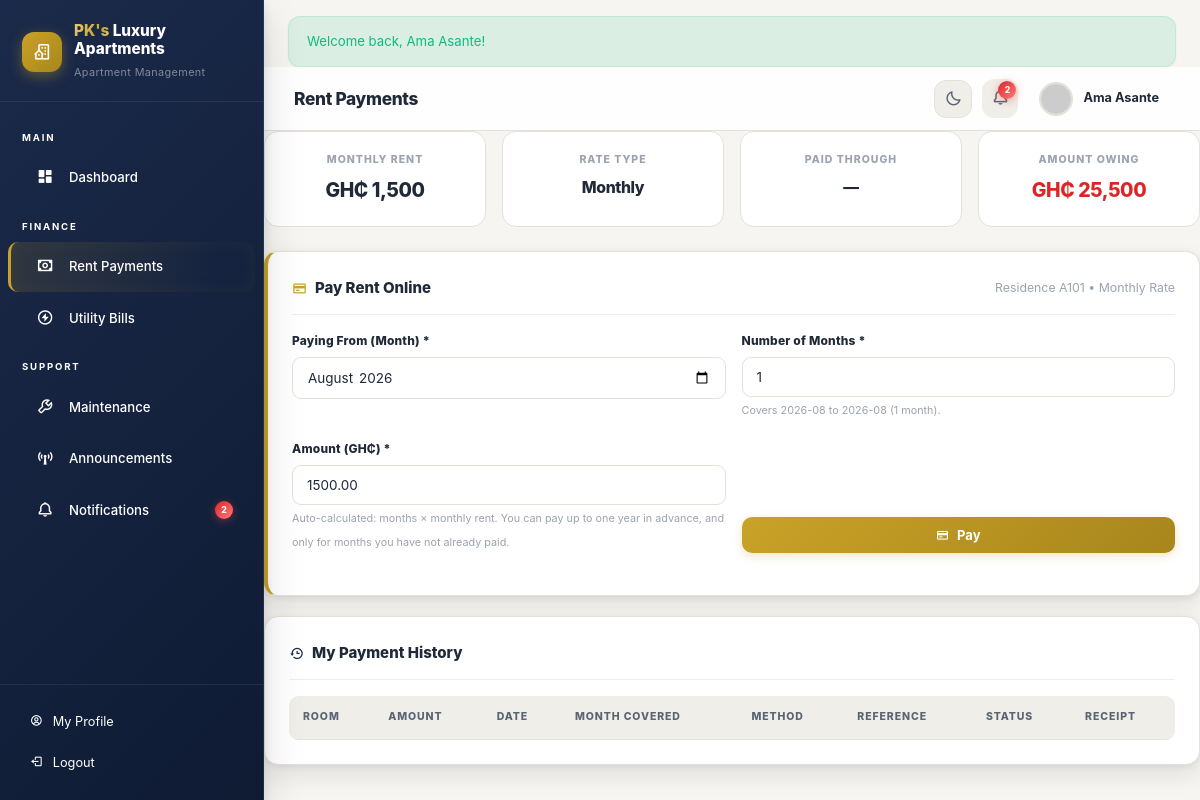
The page /payments.php (signed in) on the database its author committed.
### tables this page shows
CREATE TABLE users (
    id INT AUTO_INCREMENT PRIMARY KEY,
    username VARCHAR(50) UNIQUE NOT NULL,
    password VARCHAR(255) NOT NULL,
    full_name VARCHAR(100) NOT NULL,
    email VARCHAR(100),
    phone VARCHAR(20),
    role ENUM('admin', 'staff', 'tenant') NOT NULL DEFAULT 'tenant',
    profile_picture VARCHAR(255) DEFAULT 'default.png',
    date_of_birth DATE,
    must_change_password TINYINT(1) DEFAULT 0,
    is_active TINYINT(1) DEFAULT 1,
    last_login DATETIME DEFAULT NULL,
    created_at TIMESTAMP DEFAULT CURRENT_TIMESTAMP,
    updated_at TIMESTAMP DEFAULT CURRENT_TIMESTAMP ON UPDATE CURRENT_TIMESTAMP
);

CREATE TABLE tenancies (
    id INT AUTO_INCREMENT PRIMARY KEY,
    tenant_id INT NOT NULL,
    room_id INT NOT NULL,
    start_date DATE NOT NULL,
    end_date DATE,
    monthly_rent DECIMAL(10,2) NOT NULL,
    security_deposit DECIMAL(10,2) DEFAULT 0,
    status ENUM('active', 'expired', 'terminated') DEFAULT 'active',
    created_at TIMESTAMP DEFAULT CURRENT_TIMESTAMP,
    FOREIGN KEY (tenant_id) REFERENCES users(id) ON DELETE CASCADE,
    FOREIGN KEY (room_id) REFERENCES rooms(id) ON DELETE CASCADE
);

CREATE TABLE rooms (
    id INT AUTO_INCREMENT PRIMARY KEY,
    room_number VARCHAR(10) UNIQUE NOT NULL,
    room_type VARCHAR(50) NOT NULL DEFAULT 'single',
    floor INT DEFAULT 1,
    size_sqm DECIMAL(6,2),
    rental_price DECIMAL(10,2) NOT NULL,
    status ENUM('available', 'occupied', 'maintenance') DEFAULT 'available',
    image VARCHAR(255) DEFAULT NULL,
    description TEXT,
    amenities TEXT,
    created_at TIMESTAMP DEFAULT CURRENT_TIMESTAMP
);

### config/database.php (called while the page is built, shortened)
<?php
function getDB() {
    static $pdo = null;
    if ($pdo === null) {
        try {
            $dsn = "mysql:host=" . DB_HOST . ";charset=utf8mb4";
            $dsn .= ";dbname=" . DB_NAME;
            $pdo = new PDO($dsn, DB_USER, DB_PASS, [
                PDO::ATTR_ERRMODE => PDO::ERRMODE_EXCEPTION,
                PDO::ATTR_DEFAULT_FETCH_MODE => PDO::FETCH_ASSOC,
                PDO::ATTR_EMULATE_PREPARES => false,
            ]);
        } catch (PDOException $e) {
            if (stripos($e->getMessage(), 'Unknown database') !== false) {
                $pdo = _bootstrapDatabase();
            } else {
                die("Database connection failed: " . $e->getMessage());
            }
        }
    }
    return $pdo;
}
function getFlash() {
    if (isset($_SESSION['flash'])) {
        $flash = $_SESSION['flash'];
        return $flash;
    }
    return null;
}
function sanitize($input) {
    return htmlspecialchars(trim($input), ENT_QUOTES, 'UTF-8');
}
function currentUser() {
    if (isset($_SESSION['user_id'])) {
        $db = getDB();
        $stmt = $db->prepare("SELECT * FROM users WHERE id = ? AND is_active = 1");
        $stmt->execute([$_SESSION['user_id']]);
        return $stmt->fetch();
    }
    return null;
}
function ymDiffMonths($a, $b) {
    $pa = array_map('intval', explode('-', $a));
    $pb = array_map('intval', explode('-', $b));
    return ($pb[0] * 12 + $pb[1]) - ($pa[0] * 12 + $pa[1]);
}
function computeTenantArrears($tenantId) {
    $db = getDB();
    $stmt = $db->prepare("SELECT monthly_rent, start_date FROM tenancies WHERE tenant_id = ? AND status = 'active' ORDER BY id DESC LIMIT 1");
    $stmt->execute([$tenantId]);
    $ten = $stmt->fetch();
    $stmt = $db->prepare("SELECT MAX(month_covered) FROM rent_payments WHERE tenant_id = ? AND status = 'completed'");
    $stmt->execute([$tenantId]);
    $lastCovered = $stmt->fetchColumn();
    $nowYm = date('Y-m');
    $startYm = !empty($ten['start_date']) ? date('Y-m', strtotime($ten['start_date'])) : $nowYm;
    if (!$lastCovered) {
        $startOwingYm = $startYm;
    } elseif ($lastCovered >= $nowYm) {
        return ['owing' => 0.0, 'months' => 0, 'last_covered' => $lastCovered];
    } else {
        $startOwingYm = date('Y-m', strtotime($lastCovered . ' +1 month'));
    }
    $months = ymDiffMonths($startOwingYm, $nowYm) + 1;
    $monthly = (float)$ten['monthly_rent'];
    return ['owing' => round($months * $monthly, 2), 'months' => $months, 'last_covered' => $lastCovered];
}
function getTenantNextDueMonth($tenantId) {
    $db = getDB();
    $nowYm = date('Y-m');
    $stmt = $db->prepare("SELECT MAX(month_covered) FROM rent_payments WHERE tenant_id = ? AND status = 'completed'");
    $stmt->execute([$tenantId]);
    $lastCovered = $stmt->fetchColumn();
    if (!$lastCovered || $lastCovered < $nowYm) {
        return $nowYm;
    }
    return date('Y-m', strtotime($lastCovered . ' +1 month'));
}
function getTenantPaidThroughRange($tenantId) {
    $db = getDB();
    $stmt = $db->prepare("SELECT MIN(month_covered), MAX(month_covered) FROM rent_payments WHERE tenant_id = ? AND status = 'completed'");
    $stmt->execute([$tenantId]);
    $row = $stmt->fetch();
    if (!$row || empty($row[0])) return null;
    $from = date('M Y', strtotime($row[0] . '-01'));
    $to = date('M Y', strtotime($row[1] . '-01'));
    return $from === $to ? $from : "$from — $to";
}

### payments.php (the view, shortened to what this page needs)
<?php
require_once __DIR__ . '/config/database.php';
$pageTitle = 'Rent Payments';
$db = getDB();
$user = currentUser();
$isAdmin = in_array($user['role'], ['admin', 'staff']);
$tenancy = null;
if (!$isAdmin) {
    $stmt = $db->prepare("SELECT t.*, r.room_number, r.rental_price, r.room_type, rt.charge_period FROM tenancies t JOIN rooms r ON t.room_id = r.id LEFT JOIN room_types rt ON rt.name = r.room_type WHERE t.tenant_id = ? AND t.status = 'active' ORDER BY t.id DESC LIMIT 1");
    $stmt->execute([$user['id']]);
    $tenancy = $stmt->fetch();
}
$paidThrough = '—';
$myOwing = 0.0;
$nextDueMonth = null;
$maxYm = date('Y-m', strtotime('+11 months'));
if (!$isAdmin && $tenancy) {
    $arrears = computeTenantArrears($user['id']);
    $myOwing = $arrears['owing'];
    $paidThrough = getTenantPaidThroughRange($user['id']) ?: '—';
    $nextDueMonth = getTenantNextDueMonth($user['id']);
}
$defaultMonth = $nextDueMonth && $nextDueMonth <= $maxYm ? $nextDueMonth : $maxYm;
include __DIR__ . '/includes/header.php';
?>
<?php if (!$isAdmin && $tenancy): ?>
<div class="report-summary">
    <div class="report-box">
        <h5>Monthly Rent</h5>
        <div class="value"><?= formatCurrency($tenancy['monthly_rent']) ?></div>
    </div>
    <div class="report-box">
        <h5>Rate Type</h5>
        <div class="value" style="font-size:1.05rem;"><?= ($tenancy['charge_period'] ?? 'monthly') === 'daily' ? 'Daily' : 'Monthly' ?></div>
    </div>
    <div class="report-box">
        <h5>Paid Through</h5>
        <div class="value" style="font-size:1.05rem;"><?= $paidThrough ?></div>
    </div>
    <div class="report-box">
        <h5>Amount Owing</h5>
        <div class="value" style="color:<?= $myOwing > 0 ? 'var(--danger)' : 'var(--success)' ?>;"><?= formatCurrency($myOwing) ?></div>
    </div>
</div>
<div class="card" style="border-left:4px solid var(--accent);">
    <div class="card-header">
        <h3><i class="bx bx-credit-card" style="vertical-align:-2px;color:var(--accent);"></i> Pay Rent Online</h3>
        <span class="text-muted" style="font-size:0.82rem;">Residence <?= sanitize($tenancy['room_number']) ?> &bull; <?= ($tenancy['charge_period'] ?? 'monthly') === 'daily' ? 'Daily Rate' : 'Monthly Rate' ?></span>
    </div>
    <div class="card-body">
        <form id="payRentForm" onsubmit="payRentNow(event)">
            <?php if (($tenancy['charge_period'] ?? 'monthly') === 'daily'): ?>
            <div class="form-row">
                <div class="form-group">
                    <label>Rate Per Day (GH&#8373;)</label>
                    <input type="text" class="form-control" value="<?= formatCurrency($tenancy['monthly_rent']) ?>" readonly style="font-weight:700;">
                </div>
                <div class="form-group">
                    <label>Start Date *</label>
                    <input type="date" name="start_date" id="rentStartDate" class="form-control" value="<?= date('Y-m-d') ?>" min="<?= date('Y-m-d') ?>" onchange="updateDailyRentCalc()" required>
                </div>
            </div>
            <div class="form-row">
                <div class="form-group">
                    <label>Number of Days *</label>
                    <input type="number" name="days" id="rentDays" class="form-control" value="1" min="1" max="365" oninput="updateDailyRentCalc()" required>
                </div>
                <div class="form-group">
                    <label>Amount (GH&#8373;) *</label>
                    <input type="number" name="amount" id="rentAmount" class="form-control" step="0.01" min="0.01" value="<?= $tenancy['monthly_rent'] ?>" readonly required>
                    <small id="rentRangeLabel" style="color:var(--text-muted);font-size:0.72rem;"></small>
                </div>
            </div>
            <input type="hidden" name="month_covered" id="rentStartMonth" value="<?= date('Y-m') ?>">
            <input type="hidden" name="months" id="rentMonths" value="1">
            <small style="color:var(--text-muted);font-size:0.72rem;">Auto-calculated: days &times; daily rate.</small>
            <div style="display:flex;align-items:flex-end;justify-content:flex-end;margin-top:8px;">
                <button type="submit" class="btn btn-primary" id="payRentBtn" style="min-width:140px;"><i class="bx bx-credit-card"></i> Pay</button>
            </div>
            <?php else: ?>
            <div class="form-row">
                <div class="form-group">
                    <label>Paying From (Month) *</label>
                    <input type="month" name="month_covered" id="rentStartMonth" class="form-control" value="<?= $defaultMonth ?>" min="<?= date('Y-m') ?>" max="<?= $maxYm ?>" onchange="updateRentCalc()" required>
                </div>
                <div class="form-group">
                    <label>Number of Months *</label>
                    <input type="number" name="months" id="rentMonths" class="form-control" value="1" min="1" max="12" oninput="updateRentCalc()" required>
                    <small id="rentRangeLabel" style="color:var(--text-muted);font-size:0.72rem;"></small>
                </div>
            </div>
            <div class="form-row">
                <div class="form-group">
                    <label>Amount (GH&#8373;) *</label>
                    <input type="number" name="amount" id="rentAmount" class="form-control" step="0.01" min="0.01" value="<?= $tenancy['monthly_rent'] ?>" readonly required>
                    <small style="color:var(--text-muted);font-size:0.72rem;">Auto-calculated: months &times; monthly rent. You can pay up to one year in advance, and only for months you have not already paid.</small>
                </div>
                <div class="form-group" style="display:flex;align-items:flex-end;">
                    <button type="submit" class="btn btn-primary btn-block" id="payRentBtn"><i class="bx bx-credit-card"></i> Pay</button>
                </div>
            </div>
            <?php endif; ?>
        </form>
    </div>
</div>
<?php endif; ?>
<div class="card">
    <div class="card-header">
        <h3><?= $isAdmin ? '<i class="bx bx-receipt" style="vertical-align:-2px;color:var(--primary);"></i> All Rent Payments' : '<i class="bx bx-history" style="vertical-align:-2px;color:var(--primary);"></i> My Payment History' ?></h3>
    </div>
    <div class="table-responsive">
        <table>
            <thead>
                <tr>
                    <th>Room</th>
                    <th>Amount</th>
                    <th>Date</th>
                    <th>Month Covered</th>
                    <th>Method</th>
                    <th>Reference</th>
                    <th>Status</th>
                    <th>Receipt</th>
                </tr>
            </thead>
        </table>
    </div>
</div>
<?php include __DIR__ . '/includes/footer.php'; ?>

### includes/header.php (shortened to what this page needs)
<?php
require_once __DIR__ . '/../config/database.php';
$user = currentUser();
$unreadNotifs = 0;
if ($user) {
    $db = getDB();
    $stmt = $db->prepare("SELECT COUNT(*) FROM notifications WHERE user_id = ? AND is_read = 0");
    $stmt->execute([$user['id']]);
    $unreadNotifs = $stmt->fetchColumn();
}
?>
<!DOCTYPE html>
<html lang="en">
<head>
    <link rel="stylesheet" href="https://unpkg.com/boxicons@2.1.4/css/boxicons.min.css">
    <link rel="stylesheet" href="<?= SITE_URL ?>/css/style.css?v=18">
</head>
<body>
<div class="app-layout">
    <aside class="sidebar" id="sidebar">
        <div class="sidebar-brand">
            <div class="brand-logo"><i class='bx bx-building-house'></i></div>
            <div>
                <h2><span class="brand-gold">PK's</span> Luxury Apartments</h2>
                <small>Apartment Management</small>
            </div>
        </div>
        <nav class="sidebar-nav">
            <div class="nav-section">Main</div>
            <a href="dashboard.php" class="<?= basename($_SERVER['PHP_SELF']) == 'dashboard.php' ? 'active' : '' ?>">
                <span class="icon"><i class='bx bxs-dashboard'></i></span> Dashboard
            </a>
            <div class="nav-section">Finance</div>
            <a href="payments.php" class="<?= basename($_SERVER['PHP_SELF']) == 'payments.php' ? 'active' : '' ?>">
                <span class="icon"><i class='bx bx-money'></i></span> Rent Payments
            </a>
            <a href="utilities.php" class="<?= basename($_SERVER['PHP_SELF']) == 'utilities.php' ? 'active' : '' ?>">
                <span class="icon"><i class='bx bx-bolt-circle'></i></span> Utility Bills
            </a>
            <div class="nav-section">Support</div>
            <a href="maintenance.php" class="<?= basename($_SERVER['PHP_SELF']) == 'maintenance.php' ? 'active' : '' ?>">
                <span class="icon"><i class='bx bx-wrench'></i></span> Maintenance
            </a>
            <a href="announcements.php" class="<?= basename($_SERVER['PHP_SELF']) == 'announcements.php' ? 'active' : '' ?>">
                <span class="icon"><i class='bx bx-broadcast'></i></span> Announcements
            </a>
            <a href="notifications.php" class="<?= basename($_SERVER['PHP_SELF']) == 'notifications.php' ? 'active' : '' ?>">
                <span class="icon"><i class='bx bx-bell'></i></span> Notifications
                <?php if ($unreadNotifs > 0): ?>
                    <span class="notif-badge" style="position:static;margin-left:auto;"><?= $unreadNotifs ?></span>
                <?php endif; ?>
            </a>
        </nav>
        <div class="sidebar-footer">
            <a href="profile.php"><span class="icon"><i class='bx bx-user-circle'></i></span> My Profile</a>
            <a href="api/logout.php"><span class="icon"><i class='bx bx-log-out'></i></span> Logout</a>
        </div>
    </aside>
    <main class="main-content">
        <?php $flash = getFlash(); ?>
        <?php if ($flash): ?>
            <div class="alert alert-<?= $flash['type'] ?>" style="margin:16px 24px 0;"><?= sanitize($flash['message']) ?></div>
        <?php endif; ?>
        <header class="topbar">
            <div class="topbar-left">
                <h2><?= isset($pageTitle) ? sanitize($pageTitle) : 'Dashboard' ?></h2>
            </div>
            <div class="topbar-right">
                <button class="theme-toggle" id="themeToggle" onclick="toggleTheme()" title="Toggle dark mode">
                </button>
                <div style="position:relative;">
                    <button class="notif-btn" onclick="toggleNotifDropdown()" id="notifBtn">
                        <i class='bx bx-bell'></i>
                        <?php if ($unreadNotifs > 0): ?>
                            <span class="notif-badge"><?= $unreadNotifs ?></span>
                        <?php endif; ?>
                    </button>
                </div>
                <div class="topbar-user" onclick="location.href='profile.php'">
                    <img src="<?= SITE_URL ?>/uploads/profiles/<?= $user['profile_picture'] ?>" alt="Profile" loading="lazy" onerror="this.src='https://ui-avatars.com/api/?name=<?= urlencode($user['full_name']) ?>&background=47433E&color=fff'">
                    <span><?= sanitize($user['full_name']) ?></span>
                </div>
            </div>
        </header>

### rows shown on the page
users: full_name "Ama Asante"
tenancies: room.room_number "A101", amount "1500.00"

### other values the page prints
$unreadNotifs "2"
$flash['message'] "Welcome back, Ama Asante!"
$pageTitle "Rent Payments"
$paidThrough "—"
